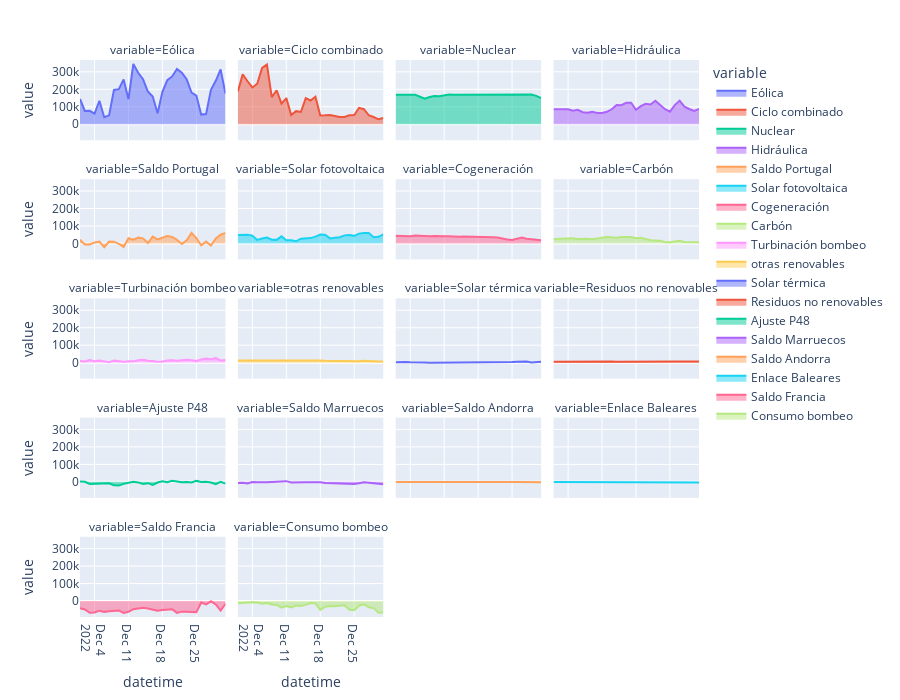

Here is the notebook cell this chart was saved with:
### Code cell
px.area(data_frame=dfm, x='datetime', y='value', color='variable',
      facet_col='variable', facet_col_wrap=4, height=700)

### Figure 1 — Plotly figure (JSON) as saved in the notebook; plotly's stock layout.template omitted (floating-point values rounded to 4 significant figures)
{"data": [{"fillpattern": {"shape": ""}, "hovertemplate": "variable=Eólica<br>datetime=%{x}<br>value=%{y}<extra></extra>", "legendgroup": "Eólica", "line": {"color": "#636efa"}, "marker": {"symbol": "circle"}, "mode": "lines", "name": "Eólica", "orientation": "v", "showlegend": true, "stackgroup": "1", "type": "scatter", "x": ["2022-12-12T00:00:00", "2022-12-21T00:00:00", "2022-12-30T00:00:00", "2022-12-22T00:00:00", "2022-12-13T00:00:00", "2022-12-20T00:00:00", "2022-12-23T00:00:00", "2022-12-14T00:00:00", "2022-12-10T00:00:00", "2022-12-19T00:00:00", "2022-12-29T00:00:00", "2022-12-09T00:00:00", "2022-12-28T00:00:00", "2022-12-08T00:00:00", "2022-12-15T00:00:00", "2022-12-18T00:00:00", "2022-12-24T00:00:00", "2022-12-31T00:00:00", "2022-12-25T00:00:00", "2022-12-16T00:00:00", "2022-12-01T00:00:00", "2022-12-11T00:00:00", "2022-12-05T00:00:00", "2022-12-03T00:00:00", "2022-12-02T00:00:00", "2022-12-17T00:00:00", "2022-12-04T00:00:00", "2022-12-27T00:00:00", "2022-12-26T00:00:00", "2022-12-07T00:00:00", "2022-12-06T00:00:00"], "xaxis": "x17", "y": [344700.0, 317100.0, 314300.0, 295600.0, 294800.0, 273600.0, 258300.0, 257400.0, 256500.0, 251900.0, 248600.0, 201000.0, 197300.0, 196300.0, 187300.0, 185200.0, 181700.0, 175000.0, 164400.0, 158900.0, 144600.0, 143700.0, 134600.0, 76800.0, 76540.0, 63560.0, 61070.0, 58330.0, 55460.0, 50890.0, 40120.0], "yaxis": "y17"}, {"fillpattern": {"shape": ""}, "hovertemplate": "variable=Ciclo combinado<br>datetime=%{x}<br>value=%{y}<extra></extra>", "legendgroup": "Ciclo combinado", "line": {"color": "#EF553B"}, "marker": {"symbol": "circle"}, "mode": "lines", "name": "Ciclo combinado", "orientation": "v", "showlegend": true, "stackgroup": "1", "type": "scatter", "x": ["2022-12-07T00:00:00", "2022-12-06T00:00:00", "2022-12-02T00:00:00", "2022-12-03T00:00:00", "2022-12-05T00:00:00", "2022-12-04T00:00:00", "2022-12-09T00:00:00", "2022-12-01T00:00:00", "2022-12-17T00:00:00", "2022-12-08T00:00:00", "2022-12-11T00:00:00", "2022-12-15T00:00:00", "2022-12-16T00:00:00", "2022-12-10T00:00:00", "2022-12-26T00:00:00", "2022-12-27T00:00:00", "2022-12-13T00:00:00", "2022-12-14T00:00:00", "2022-12-12T00:00:00", "2022-12-25T00:00:00", "2022-12-20T00:00:00", "2022-12-28T00:00:00", "2022-12-24T00:00:00", "2022-12-19T00:00:00", "2022-12-18T00:00:00", "2022-12-21T00:00:00", "2022-12-23T00:00:00", "2022-12-22T00:00:00", "2022-12-29T00:00:00", "2022-12-31T00:00:00", "2022-12-30T00:00:00"], "xaxis": "x18", "y": [341400.0, 322300.0, 285400.0, 246000.0, 231800.0, 210500.0, 194600.0, 188300.0, 157500.0, 154800.0, 150100.0, 149200.0, 135900.0, 118200.0, 94148, 86270.0, 75100.0, 70420.0, 52900.0, 52580.0, 52560.0, 51490.0, 51190.0, 51130.0, 50900.0, 47270.0, 41980.0, 41530.0, 41460.0, 36130.0, 28470.0], "yaxis": "y18"}, {"fillpattern": {"shape": ""}, "hovertemplate": "variable=Nuclear<br>datetime=%{x}<br>value=%{y}<extra></extra>", "legendgroup": "Nuclear", "line": {"color": "#00cc96"}, "marker": {"symbol": "circle"}, "mode": "lines", "name": "Nuclear", "orientation": "v", "showlegend": true, "stackgroup": "1", "type": "scatter", "x": ["2022-12-19T00:00:00", "2022-12-29T00:00:00", "2022-12-18T00:00:00", "2022-12-12T00:00:00", "2022-12-20T00:00:00", "2022-12-13T00:00:00", "2022-12-14T00:00:00", "2022-12-28T00:00:00", "2022-12-02T00:00:00", "2022-12-27T00:00:00", "2022-12-22T00:00:00", "2022-12-26T00:00:00", "2022-12-24T00:00:00", "2022-12-23T00:00:00", "2022-12-01T00:00:00", "2022-12-25T00:00:00", "2022-12-21T00:00:00", "2022-12-15T00:00:00", "2022-12-05T00:00:00", "2022-12-17T00:00:00", "2022-12-16T00:00:00", "2022-12-04T00:00:00", "2022-12-03T00:00:00", "2022-12-11T00:00:00", "2022-12-30T00:00:00", "2022-12-09T00:00:00", "2022-12-10T00:00:00", "2022-12-06T00:00:00", "2022-12-08T00:00:00", "2022-12-31T00:00:00", "2022-12-07T00:00:00"], "xaxis": "x19", "y": [169818, 169800.0, 169700.0, 169600.0, 169600.0, 169600.0, 169575, 169600.0, 169500.0, 169500.0, 169500.0, 169500.0, 169400.0, 169400.0, 169400.0, 169400.0, 169300.0, 169300.0, 169200.0, 169200.0, 169200.0, 168845, 168800.0, 166000.0, 162500.0, 161600.0, 160600.0, 157600.0, 155600.0, 149000.0, 146300.0], "yaxis": "y19"}, {"fillpattern": {"shape": ""}, "hovertemplate": "variable=Hidráulica<br>datetime=%{x}<br>value=%{y}<extra></extra>", "legendgroup": "Hidráulica", "line": {"color": "#ab63fa"}, "marker": {"symbol": "circle"}, "mode": "lines", "name": "Hidráulica", "orientation": "v", "showlegend": true, "stackgroup": "1", "type": "scatter", "x": ["2022-12-27T00:00:00", "2022-12-22T00:00:00", "2022-12-17T00:00:00", "2022-12-16T00:00:00", "2022-12-20T00:00:00", "2022-12-21T00:00:00", "2022-12-23T00:00:00", "2022-12-14T00:00:00", "2022-12-26T00:00:00", "2022-12-15T00:00:00", "2022-12-19T00:00:00", "2022-12-28T00:00:00", "2022-12-31T00:00:00", "2022-12-29T00:00:00", "2022-12-02T00:00:00", "2022-12-24T00:00:00", "2022-12-13T00:00:00", "2022-12-03T00:00:00", "2022-12-04T00:00:00", "2022-12-01T00:00:00", "2022-12-06T00:00:00", "2022-12-18T00:00:00", "2022-12-05T00:00:00", "2022-12-30T00:00:00", "2022-12-25T00:00:00", "2022-12-12T00:00:00", "2022-12-09T00:00:00", "2022-12-07T00:00:00", "2022-12-08T00:00:00", "2022-12-10T00:00:00", "2022-12-11T00:00:00"], "xaxis": "x20", "y": [135500.0, 134500.0, 123700.0, 123300.0, 116900.0, 113000.0, 112600.0, 110400.0, 110000.0, 109000.0, 103800.0, 101000.0, 88240.0, 87330.0, 87180.0, 86090.0, 85870.0, 85600.0, 85470.0, 85420.0, 82810.0, 82300.0, 77820.0, 76540.0, 72490.0, 71210.0, 70870.0, 68760.0, 66270.0, 65130.0, 65090.0], "yaxis": "y20"}, {"fillpattern": {"shape": ""}, "hovertemplate": "variable=Saldo Portugal<br>datetime=%{x}<br>value=%{y}<extra></extra>", "legendgroup": "Saldo Portugal", "line": {"color": "#FFA15A"}, "marker": {"symbol": "circle"}, "mode": "lines", "name": "Saldo Portugal", "orientation": "v", "showlegend": true, "stackgroup": "1", "type": "scatter", "x": ["2022-12-24T00:00:00", "2022-12-31T00:00:00", "2022-12-30T00:00:00", "2022-12-19T00:00:00", "2022-12-16T00:00:00", "2022-12-20T00:00:00", "2022-12-13T00:00:00", "2022-12-18T00:00:00", "2022-12-25T00:00:00", "2022-12-11T00:00:00", "2022-12-14T00:00:00", "2022-12-29T00:00:00", "2022-12-17T00:00:00", "2022-12-12T00:00:00", "2022-12-21T00:00:00", "2022-12-01T00:00:00", "2022-12-23T00:00:00", "2022-12-05T00:00:00", "2022-12-07T00:00:00", "2022-12-27T00:00:00", "2022-12-08T00:00:00", "2022-12-04T00:00:00", "2022-12-15T00:00:00", "2022-12-09T00:00:00", "2022-12-22T00:00:00", "2022-12-02T00:00:00", "2022-12-03T00:00:00", "2022-12-26T00:00:00", "2022-12-28T00:00:00", "2022-12-10T00:00:00", "2022-12-06T00:00:00"], "xaxis": "x13", "y": [60930.0, 59930.0, 50540.0, 42350.0, 39110.0, 37146, 34339, 33700.0, 31360.0, 29830.0, 29370.0, 28566, 23500.0, 21877, 21200.0, 21040.0, 18650.0, 11330.0, 11150.0, 10530.0, 10460.0, 6201.0, 2574.0, -1597.0, -2420.0, -5325, -5557.0, -10630.0, -11990.0, -19910.0, -21626], "yaxis": "y13"}, {"fillpattern": {"shape": ""}, "hovertemplate": "variable=Solar fotovoltaica<br>datetime=%{x}<br>value=%{y}<extra></extra>", "legendgroup": "Solar fotovoltaica", "line": {"color": "#19d3f3"}, "marker": {"symbol": "circle"}, "mode": "lines", "name": "Solar fotovoltaica", "orientation": "v", "showlegend": true, "stackgroup": "1", "type": "scatter", "x": ["2022-12-27T00:00:00", "2022-12-28T00:00:00", "2022-12-26T00:00:00", "2022-12-31T00:00:00", "2022-12-18T00:00:00", "2022-12-02T00:00:00", "2022-12-03T00:00:00", "2022-12-19T00:00:00", "2022-12-24T00:00:00", "2022-12-01T00:00:00", "2022-12-23T00:00:00", "2022-12-04T00:00:00", "2022-12-25T00:00:00", "2022-12-10T00:00:00", "2022-12-17T00:00:00", "2022-12-30T00:00:00", "2022-12-29T00:00:00", "2022-12-22T00:00:00", "2022-12-07T00:00:00", "2022-12-21T00:00:00", "2022-12-16T00:00:00", "2022-12-15T00:00:00", "2022-12-20T00:00:00", "2022-12-06T00:00:00", "2022-12-14T00:00:00", "2022-12-08T00:00:00", "2022-12-09T00:00:00", "2022-12-05T00:00:00", "2022-12-11T00:00:00", "2022-12-12T00:00:00", "2022-12-13T00:00:00"], "xaxis": "x14", "y": [59800.0, 59360.0, 56400.0, 52060.0, 51501, 50710.0, 50360.0, 49790.0, 48430.0, 48340.0, 46410.0, 44570.0, 43650.0, 40670.0, 39170.0, 38280.0, 36230.0, 35860.0, 34360.0, 32760.0, 30830.0, 30690.0, 29120.0, 28200.0, 27720.0, 21720.0, 20660.0, 20160.0, 18860.0, 17826, 12370.0], "yaxis": "y14"}, {"fillpattern": {"shape": ""}, "hovertemplate": "variable=Cogeneración<br>datetime=%{x}<br>value=%{y}<extra></extra>", "legendgroup": "Cogeneración", "line": {"color": "#FF6692"}, "marker": {"symbol": "circle"}, "mode": "lines", "name": "Cogeneración", "orientation": "v", "showlegend": true, "stackgroup": "1", "type": "scatter", "x": ["2022-12-05T00:00:00", "2022-12-01T00:00:00", "2022-12-02T00:00:00", "2022-12-03T00:00:00", "2022-12-06T00:00:00", "2022-12-07T00:00:00", "2022-12-09T00:00:00", "2022-12-12T00:00:00", "2022-12-08T00:00:00", "2022-12-11T00:00:00", "2022-12-04T00:00:00", "2022-12-10T00:00:00", "2022-12-15T00:00:00", "2022-12-16T00:00:00", "2022-12-17T00:00:00", "2022-12-19T00:00:00", "2022-12-13T00:00:00", "2022-12-20T00:00:00", "2022-12-14T00:00:00", "2022-12-18T00:00:00", "2022-12-21T00:00:00", "2022-12-27T00:00:00", "2022-12-22T00:00:00", "2022-12-26T00:00:00", "2022-12-28T00:00:00", "2022-12-23T00:00:00", "2022-12-29T00:00:00", "2022-12-24T00:00:00", "2022-12-30T00:00:00", "2022-12-25T00:00:00", "2022-12-31T00:00:00"], "xaxis": "x15", "y": [45100.0, 44490.0, 43460, 43390.0, 43240.0, 42560.0, 42480.0, 41860.0, 41600.0, 41360.0, 41310.0, 40420.0, 40010.0, 39920.0, 39270.0, 38810.0, 38480.0, 38030.0, 37880.0, 37060.0, 35640.0, 34160.0, 33940.0, 27380.0, 27380.0, 26740.0, 25540.0, 22820.0, 21090.0, 19410.0, 18810.0], "yaxis": "y15"}, {"fillpattern": {"shape": ""}, "hovertemplate": "variable=Carbón<br>datetime=%{x}<br>value=%{y}<extra></extra>", "legendgroup": "Carbón", "line": {"color": "#B6E880"}, "marker": {"symbol": "circle"}, "mode": "lines", "name": "Carbón", "orientation": "v", "showlegend": true, "stackgroup": "1", "type": "scatter", "x": ["2022-12-16T00:00:00", "2022-12-15T00:00:00", "2022-12-17T00:00:00", "2022-12-12T00:00:00", "2022-12-13T00:00:00", "2022-12-14T00:00:00", "2022-12-11T00:00:00", "2022-12-19T00:00:00", "2022-12-18T00:00:00", "2022-12-05T00:00:00", "2022-12-07T00:00:00", "2022-12-04T00:00:00", "2022-12-08T00:00:00", "2022-12-10T00:00:00", "2022-12-02T00:00:00", "2022-12-06T00:00:00", "2022-12-01T00:00:00", "2022-12-20T00:00:00", "2022-12-03T00:00:00", "2022-12-09T00:00:00", "2022-12-21T00:00:00", "2022-12-22T00:00:00", "2022-12-23T00:00:00", "2022-12-27T00:00:00", "2022-12-26T00:00:00", "2022-12-29T00:00:00", "2022-12-28T00:00:00", "2022-12-30T00:00:00", "2022-12-24T00:00:00", "2022-12-31T00:00:00", "2022-12-25T00:00:00"], "xaxis": "x16", "y": [38151, 37540.0, 37000.0, 36720.0, 33230.0, 33160.0, 32680.0, 32390.0, 29910.0, 29320.0, 28530.0, 27400.0, 27210.0, 26740.0, 26380.0, 25770.0, 25420.0, 25130.0, 24470.0, 23900.0, 18620.0, 17100.0, 16120.0, 15510.0, 11540.0, 8283.0, 8236.0, 8145.0, 7048.0, 6772.0, 6420.0], "yaxis": "y16"}, {"fillpattern": {"shape": ""}, "hovertemplate": "variable=Turbinación bombeo<br>datetime=%{x}<br>value=%{y}<extra></extra>", "legendgroup": "Turbinación bombeo", "line": {"color": "#FF97FF"}, "marker": {"symbol": "circle"}, "mode": "lines", "name": "Turbinación bombeo", "orientation": "v", "showlegend": true, "stackgroup": "1", "type": "scatter", "x": ["2022-12-29T00:00:00", "2022-12-27T00:00:00", "2022-12-28T00:00:00", "2022-12-26T00:00:00", "2022-12-14T00:00:00", "2022-12-23T00:00:00", "2022-12-03T00:00:00", "2022-12-31T00:00:00", "2022-12-20T00:00:00", "2022-12-22T00:00:00", "2022-12-24T00:00:00", "2022-12-13T00:00:00", "2022-12-19T00:00:00", "2022-12-30T00:00:00", "2022-12-05T00:00:00", "2022-12-08T00:00:00", "2022-12-21T00:00:00", "2022-12-15T00:00:00", "2022-12-16T00:00:00", "2022-12-25T00:00:00", "2022-12-01T00:00:00", "2022-12-06T00:00:00", "2022-12-11T00:00:00", "2022-12-04T00:00:00", "2022-12-12T00:00:00", "2022-12-09T00:00:00", "2022-12-18T00:00:00", "2022-12-02T00:00:00", "2022-12-10T00:00:00", "2022-12-17T00:00:00", "2022-12-07T00:00:00"], "xaxis": "x9", "y": [26680.0, 23850.0, 19800.0, 17830.0, 16860.0, 16210.0, 14900.0, 14830.0, 14360.0, 14280.0, 14110.0, 13910.0, 12810.0, 12700.0, 12510.0, 11663, 11340.0, 10480.0, 10220.0, 9825.0, 9476.0, 8886.0, 7924.0, 7778.0, 7573.0, 6885.0, 6645.0, 6406.0, 5805.0, 5343.0, 2729.0], "yaxis": "y9"}, {"fillpattern": {"shape": ""}, "hovertemplate": "variable=otras renovables<br>datetime=%{x}<br>value=%{y}<extra></extra>", "legendgroup": "otras renovables", "line": {"color": "#FECB52"}, "marker": {"symbol": "circle"}, "mode": "lines", "name": "otras renovables", "orientation": "v", "showlegend": true, "stackgroup": "1", "type": "scatter", "x": ["2022-12-15T00:00:00", "2022-12-17T00:00:00", "2022-12-18T00:00:00", "2022-12-16T00:00:00", "2022-12-06T00:00:00", "2022-12-13T00:00:00", "2022-12-11T00:00:00", "2022-12-04T00:00:00", "2022-12-02T00:00:00", "2022-12-07T00:00:00", "2022-12-12T00:00:00", "2022-12-03T00:00:00", "2022-12-05T00:00:00", "2022-12-01T00:00:00", "2022-12-14T00:00:00", "2022-12-08T00:00:00", "2022-12-09T00:00:00", "2022-12-10T00:00:00", "2022-12-19T00:00:00", "2022-12-20T00:00:00", "2022-12-21T00:00:00", "2022-12-27T00:00:00", "2022-12-22T00:00:00", "2022-12-23T00:00:00", "2022-12-28T00:00:00", "2022-12-26T00:00:00", "2022-12-29T00:00:00", "2022-12-24T00:00:00", "2022-12-25T00:00:00", "2022-12-30T00:00:00", "2022-12-31T00:00:00"], "xaxis": "x10", "y": [13010.0, 12920.0, 12892, 12830.0, 12640.0, 12510.0, 12470.0, 12460.0, 12390.0, 12310.0, 12230.0, 12190.0, 12180.0, 12100.0, 12060.0, 11890.0, 11760.0, 11700.0, 11620.0, 11210.0, 11190.0, 10770.0, 10670.0, 8267.0, 7987.0, 7860, 7215.0, 7016.0, 6713.0, 6586.0, 6061.0], "yaxis": "y10"}, {"fillpattern": {"shape": ""}, "hovertemplate": "variable=Solar térmica<br>datetime=%{x}<br>value=%{y}<extra></extra>", "legendgroup": "Solar térmica", "line": {"color": "#636efa"}, "marker": {"symbol": "circle"}, "mode": "lines", "name": "Solar térmica", "orientation": "v", "showlegend": true, "stackgroup": "1", "type": "scatter", "x": ["2022-12-27T00:00:00", "2022-12-28T00:00:00", "2022-12-26T00:00:00", "2022-12-02T00:00:00", "2022-12-31T00:00:00", "2022-12-03T00:00:00", "2022-12-25T00:00:00", "2022-12-19T00:00:00", "2022-12-18T00:00:00", "2022-12-23T00:00:00", "2022-12-01T00:00:00", "2022-12-24T00:00:00", "2022-12-22T00:00:00", "2022-12-04T00:00:00", "2022-12-29T00:00:00", "2022-12-17T00:00:00", "2022-12-30T00:00:00", "2022-12-07T00:00:00", "2022-12-21T00:00:00", "2022-12-20T00:00:00", "2022-12-10T00:00:00", "2022-12-05T00:00:00", "2022-12-16T00:00:00", "2022-12-06T00:00:00", "2022-12-12T00:00:00", "2022-12-13T00:00:00", "2022-12-14T00:00:00", "2022-12-15T00:00:00", "2022-12-11T00:00:00", "2022-12-08T00:00:00", "2022-12-09T00:00:00"], "xaxis": "x11", "y": [6444.0, 6227.0, 5703.0, 5638.0, 5355.0, 4217.0, 3998.0, 3804.0, 3653.0, 3433.0, 3152.0, 2838.0, 2165.0, 1989.0, 1698.0, 1615.0, 1503.0, 782.8, 639.8, 607.5, 568.2, 343.4, 343.2, 330, 232.9, 164.5, 138.1, 82.8, 51.4, 42.9, 6.9], "yaxis": "y11"}, {"fillpattern": {"shape": ""}, "hovertemplate": "variable=Residuos no renovables<br>datetime=%{x}<br>value=%{y}<extra></extra>", "legendgroup": "Residuos no renovables", "line": {"color": "#EF553B"}, "marker": {"symbol": "circle"}, "mode": "lines", "name": "Residuos no renovables", "orientation": "v", "showlegend": true, "stackgroup": "1", "type": "scatter", "x": ["2022-12-03T00:00:00", "2022-12-27T00:00:00", "2022-12-10T00:00:00", "2022-12-11T00:00:00", "2022-12-02T00:00:00", "2022-12-09T00:00:00", "2022-12-21T00:00:00", "2022-12-08T00:00:00", "2022-12-30T00:00:00", "2022-12-18T00:00:00", "2022-12-12T00:00:00", "2022-12-04T00:00:00", "2022-12-29T00:00:00", "2022-12-31T00:00:00", "2022-12-26T00:00:00", "2022-12-13T00:00:00", "2022-12-19T00:00:00", "2022-12-01T00:00:00", "2022-12-23T00:00:00", "2022-12-25T00:00:00", "2022-12-24T00:00:00", "2022-12-20T00:00:00", "2022-12-06T00:00:00", "2022-12-05T00:00:00", "2022-12-22T00:00:00", "2022-12-28T00:00:00", "2022-12-07T00:00:00", "2022-12-17T00:00:00", "2022-12-16T00:00:00", "2022-12-14T00:00:00", "2022-12-15T00:00:00"], "xaxis": "x12", "y": [6399.0, 6345.0, 6338.0, 6325, 6306, 6291.0, 6247.0, 6221.0, 6206.0, 6156.0, 6143.0, 6142.0, 6125.0, 6097.0, 6093.0, 6063.0, 6056.0, 6036.0, 6023.0, 6023.0, 6000.0, 5990.0, 5945.0, 5879.0, 5876.0, 5868.0, 5864.0, 5807.0, 5448.0, 5331.0, 5077.0], "yaxis": "y12"}, {"fillpattern": {"shape": ""}, "hovertemplate": "variable=Ajuste P48<br>datetime=%{x}<br>value=%{y}<extra></extra>", "legendgroup": "Ajuste P48", "line": {"color": "#00cc96"}, "marker": {"symbol": "circle"}, "mode": "lines", "name": "Ajuste P48", "orientation": "v", "showlegend": true, "stackgroup": "1", "type": "scatter", "x": ["2022-12-20T00:00:00", "2022-12-25T00:00:00", "2022-12-18T00:00:00", "2022-12-21T00:00:00", "2022-12-01T00:00:00", "2022-12-12T00:00:00", "2022-12-30T00:00:00", "2022-12-02T00:00:00", "2022-12-27T00:00:00", "2022-12-23T00:00:00", "2022-12-26T00:00:00", "2022-12-22T00:00:00", "2022-12-19T00:00:00", "2022-12-13T00:00:00", "2022-12-24T00:00:00", "2022-12-17T00:00:00", "2022-12-28T00:00:00", "2022-12-11T00:00:00", "2022-12-15T00:00:00", "2022-12-07T00:00:00", "2022-12-06T00:00:00", "2022-12-05T00:00:00", "2022-12-31T00:00:00", "2022-12-04T00:00:00", "2022-12-10T00:00:00", "2022-12-03T00:00:00", "2022-12-14T00:00:00", "2022-12-29T00:00:00", "2022-12-16T00:00:00", "2022-12-08T00:00:00", "2022-12-09T00:00:00"], "xaxis": "x5", "y": [6075, 5550, 3349.0, 2507.0, 1535, 302.6, 252, 197.5, 26, -763.9, -1238.0, -1653.0, -2425, -3075, -3122, -3482.0, -3719, -4665.0, -7370.0, -7852.0, -8100, -9951.0, -10110.0, -10870.0, -11490.0, -12110.0, -12170.0, -13200, -17130, -19790, -21160.0], "yaxis": "y5"}, {"fillpattern": {"shape": ""}, "hovertemplate": "variable=Saldo Marruecos<br>datetime=%{x}<br>value=%{y}<extra></extra>", "legendgroup": "Saldo Marruecos", "line": {"color": "#ab63fa"}, "marker": {"symbol": "circle"}, "mode": "lines", "name": "Saldo Marruecos", "orientation": "v", "showlegend": true, "stackgroup": "1", "type": "scatter", "x": ["2022-12-11T00:00:00", "2022-12-09T00:00:00", "2022-12-10T00:00:00", "2022-12-08T00:00:00", "2022-12-04T00:00:00", "2022-12-14T00:00:00", "2022-12-17T00:00:00", "2022-12-15T00:00:00", "2022-12-18T00:00:00", "2022-12-27T00:00:00", "2022-12-07T00:00:00", "2022-12-05T00:00:00", "2022-12-13T00:00:00", "2022-12-16T00:00:00", "2022-12-06T00:00:00", "2022-12-12T00:00:00", "2022-12-28T00:00:00", "2022-12-02T00:00:00", "2022-12-19T00:00:00", "2022-12-01T00:00:00", "2022-12-29T00:00:00", "2022-12-21T00:00:00", "2022-12-20T00:00:00", "2022-12-26T00:00:00", "2022-12-22T00:00:00", "2022-12-23T00:00:00", "2022-12-03T00:00:00", "2022-12-24T00:00:00", "2022-12-25T00:00:00", "2022-12-30T00:00:00", "2022-12-31T00:00:00"], "xaxis": "x6", "y": [4263.0, -74.6, -158.4, -552.5, -1390, -1430, -1490, -1500, -1530, -1870, -1940, -2020, -2070, -2510, -3020, -3850.0, -4670, -5500, -5950, -6850, -6934, -6940, -7140.0, -7340, -8860, -9210, -9363, -10220.0, -12060, -12840, -13570.0], "yaxis": "y6"}, {"fillpattern": {"shape": ""}, "hovertemplate": "variable=Saldo Andorra<br>datetime=%{x}<br>value=%{y}<extra></extra>", "legendgroup": "Saldo Andorra", "line": {"color": "#FFA15A"}, "marker": {"symbol": "circle"}, "mode": "lines", "name": "Saldo Andorra", "orientation": "v", "showlegend": true, "stackgroup": "1", "type": "scatter", "x": ["2022-12-19T00:00:00", "2022-12-28T00:00:00", "2022-12-27T00:00:00", "2022-12-12T00:00:00", "2022-12-26T00:00:00", "2022-12-04T00:00:00", "2022-12-08T00:00:00", "2022-12-05T00:00:00", "2022-12-25T00:00:00", "2022-12-29T00:00:00", "2022-12-30T00:00:00", "2022-12-01T00:00:00", "2022-12-03T00:00:00", "2022-12-20T00:00:00", "2022-12-22T00:00:00", "2022-12-23T00:00:00", "2022-12-09T00:00:00", "2022-12-21T00:00:00", "2022-12-24T00:00:00", "2022-12-16T00:00:00", "2022-12-13T00:00:00", "2022-12-02T00:00:00", "2022-12-11T00:00:00", "2022-12-18T00:00:00", "2022-12-31T00:00:00", "2022-12-17T00:00:00", "2022-12-10T00:00:00", "2022-12-14T00:00:00", "2022-12-15T00:00:00", "2022-12-06T00:00:00", "2022-12-07T00:00:00"], "xaxis": "x7", "y": [-943, -1041, -1082, -1084, -1110, -1166, -1179, -1193, -1210, -1215, -1217, -1241, -1268, -1269, -1272, -1289, -1308, -1314, -1341, -1351, -1369, -1385, -1401, -1420, -1436.0, -1498, -1504, -1518, -1533, -2089, -2383], "yaxis": "y7"}, {"fillpattern": {"shape": ""}, "hovertemplate": "variable=Enlace Baleares<br>datetime=%{x}<br>value=%{y}<extra></extra>", "legendgroup": "Enlace Baleares", "line": {"color": "#19d3f3"}, "marker": {"symbol": "circle"}, "mode": "lines", "name": "Enlace Baleares", "orientation": "v", "showlegend": true, "stackgroup": "1", "type": "scatter", "x": ["2022-12-05T00:00:00", "2022-12-04T00:00:00", "2022-12-06T00:00:00", "2022-12-11T00:00:00", "2022-12-01T00:00:00", "2022-12-07T00:00:00", "2022-12-09T00:00:00", "2022-12-02T00:00:00", "2022-12-15T00:00:00", "2022-12-17T00:00:00", "2022-12-16T00:00:00", "2022-12-26T00:00:00", "2022-12-03T00:00:00", "2022-12-08T00:00:00", "2022-12-10T00:00:00", "2022-12-25T00:00:00", "2022-12-27T00:00:00", "2022-12-13T00:00:00", "2022-12-14T00:00:00", "2022-12-18T00:00:00", "2022-12-24T00:00:00", "2022-12-31T00:00:00", "2022-12-23T00:00:00", "2022-12-19T00:00:00", "2022-12-22T00:00:00", "2022-12-12T00:00:00", "2022-12-28T00:00:00", "2022-12-20T00:00:00", "2022-12-21T00:00:00", "2022-12-29T00:00:00", "2022-12-30T00:00:00"], "xaxis": "x8", "y": [-979.2, -979.2, -979.2, -1227.0, -1326.0, -1326, -1347, -1475.0, -1548.0, -1896.0, -1899.0, -2304.0, -2502.0, -2573.0, -2641.0, -2666.0, -2674.0, -2722.0, -2808.0, -3043.0, -3230, -3334, -3431, -3579, -3641, -3740.0, -3794, -3848, -3848, -3981, -4141], "yaxis": "y8"}, {"fillpattern": {"shape": ""}, "hovertemplate": "variable=Saldo Francia<br>datetime=%{x}<br>value=%{y}<extra></extra>", "legendgroup": "Saldo Francia", "line": {"color": "#FF6692"}, "marker": {"symbol": "circle"}, "mode": "lines", "name": "Saldo Francia", "orientation": "v", "showlegend": true, "stackgroup": "1", "type": "scatter", "x": ["2022-12-28T00:00:00", "2022-12-26T00:00:00", "2022-12-31T00:00:00", "2022-12-29T00:00:00", "2022-12-27T00:00:00", "2022-12-14T00:00:00", "2022-12-01T00:00:00", "2022-12-15T00:00:00", "2022-12-13T00:00:00", "2022-12-12T00:00:00", "2022-12-20T00:00:00", "2022-12-02T00:00:00", "2022-12-16T00:00:00", "2022-12-19T00:00:00", "2022-12-18T00:00:00", "2022-12-09T00:00:00", "2022-12-30T00:00:00", "2022-12-17T00:00:00", "2022-12-05T00:00:00", "2022-12-08T00:00:00", "2022-12-07T00:00:00", "2022-12-23T00:00:00", "2022-12-22T00:00:00", "2022-12-11T00:00:00", "2022-12-06T00:00:00", "2022-12-25T00:00:00", "2022-12-24T00:00:00", "2022-12-04T00:00:00", "2022-12-03T00:00:00", "2022-12-21T00:00:00", "2022-12-10T00:00:00"], "xaxis": "x", "y": [-1297.0, -7984.0, -15145, -19260.0, -19560.0, -38475, -40800, -42500, -42986, -46140.0, -46630.0, -48150, -49410, -50340.0, -50888, -53790, -54320.0, -54732, -54870.0, -55720.0, -58577, -60436, -60500.0, -61255, -61658, -63742, -63970.0, -65550.0, -66860.0, -67382, -68130.0], "yaxis": "y"}, {"fillpattern": {"shape": ""}, "hovertemplate": "variable=Consumo bombeo<br>datetime=%{x}<br>value=%{y}<extra></extra>", "legendgroup": "Consumo bombeo", "line": {"color": "#B6E880"}, "marker": {"symbol": "circle"}, "mode": "lines", "name": "Consumo bombeo", "orientation": "v", "showlegend": true, "stackgroup": "1", "type": "scatter", "x": ["2022-12-03T00:00:00", "2022-12-04T00:00:00", "2022-12-05T00:00:00", "2022-12-02T00:00:00", "2022-12-16T00:00:00", "2022-12-07T00:00:00", "2022-12-01T00:00:00", "2022-12-17T00:00:00", "2022-12-06T00:00:00", "2022-12-27T00:00:00", "2022-12-08T00:00:00", "2022-12-15T00:00:00", "2022-12-09T00:00:00", "2022-12-23T00:00:00", "2022-12-22T00:00:00", "2022-12-13T00:00:00", "2022-12-26T00:00:00", "2022-12-20T00:00:00", "2022-12-14T00:00:00", "2022-12-11T00:00:00", "2022-12-21T00:00:00", "2022-12-19T00:00:00", "2022-12-28T00:00:00", "2022-12-12T00:00:00", "2022-12-10T00:00:00", "2022-12-29T00:00:00", "2022-12-24T00:00:00", "2022-12-18T00:00:00", "2022-12-25T00:00:00", "2022-12-31T00:00:00", "2022-12-30T00:00:00"], "xaxis": "x2", "y": [-6351.0, -6631.0, -7980.0, -9484.0, -10880.0, -11350.0, -11760.0, -13770.0, -14560.0, -18240.0, -19120.0, -21660.0, -22250.0, -24270.0, -25200.0, -25830.0, -26550.0, -27980.0, -28080.0, -28290.0, -30000.0, -32090.0, -34990.0, -35890.0, -37460.0, -40300.0, -49923, -50410.0, -52760.0, -65530.0, -67280.0], "yaxis": "y2"}], "layout": {"annotations": [{"font": {}, "showarrow": false, "text": "variable=Saldo Francia", "x": 0.1175, "xanchor": "center", "xref": "paper", "y": 0.144, "yanchor": "bottom", "yref": "paper"}, {"font": {}, "showarrow": false, "text": "variable=Consumo bombeo", "x": 0.3725, "xanchor": "center", "xref": "paper", "y": 0.144, "yanchor": "bottom", "yref": "paper"}, {"font": {}, "showarrow": false, "text": "variable=Ajuste P48", "x": 0.1175, "xanchor": "center", "xref": "paper", "y": 0.358, "yanchor": "bottom", "yref": "paper"}, {"font": {}, "showarrow": false, "text": "variable=Saldo Marruecos", "x": 0.3725, "xanchor": "center", "xref": "paper", "y": 0.358, "yanchor": "bottom", "yref": "paper"}, {"font": {}, "showarrow": false, "text": "variable=Saldo Andorra", "x": 0.6275, "xanchor": "center", "xref": "paper", "y": 0.358, "yanchor": "bottom", "yref": "paper"}, {"font": {}, "showarrow": false, "text": "variable=Enlace Baleares", "x": 0.8825, "xanchor": "center", "xref": "paper", "y": 0.358, "yanchor": "bottom", "yref": "paper"}, {"font": {}, "showarrow": false, "text": "variable=Turbinación bombeo", "x": 0.1175, "xanchor": "center", "xref": "paper", "y": 0.572, "yanchor": "bottom", "yref": "paper"}, {"font": {}, "showarrow": false, "text": "variable=otras renovables", "x": 0.3725, "xanchor": "center", "xref": "paper", "y": 0.572, "yanchor": "bottom", "yref": "paper"}, {"font": {}, "showarrow": false, "text": "variable=Solar térmica", "x": 0.6275, "xanchor": "center", "xref": "paper", "y": 0.572, "yanchor": "bottom", "yref": "paper"}, {"font": {}, "showarrow": false, "text": "variable=Residuos no renovables", "x": 0.8825, "xanchor": "center", "xref": "paper", "y": 0.572, "yanchor": "bottom", "yref": "paper"}, {"font": {}, "showarrow": false, "text": "variable=Saldo Portugal", "x": 0.1175, "xanchor": "center", "xref": "paper", "y": 0.786, "yanchor": "bottom", "yref": "paper"}, {"font": {}, "showarrow": false, "text": "variable=Solar fotovoltaica", "x": 0.3725, "xanchor": "center", "xref": "paper", "y": 0.786, "yanchor": "bottom", "yref": "paper"}, {"font": {}, "showarrow": false, "text": "variable=Cogeneración", "x": 0.6275, "xanchor": "center", "xref": "paper", "y": 0.786, "yanchor": "bottom", "yref": "paper"}, {"font": {}, "showarrow": false, "text": "variable=Carbón", "x": 0.8825, "xanchor": "center", "xref": "paper", "y": 0.786, "yanchor": "bottom", "yref": "paper"}, {"font": {}, "showarrow": false, "text": "variable=Eólica", "x": 0.1175, "xanchor": "center", "xref": "paper", "y": 1, "yanchor": "bottom", "yref": "paper"}, {"font": {}, "showarrow": false, "text": "variable=Ciclo combinado", "x": 0.3725, "xanchor": "center", "xref": "paper", "y": 1, "yanchor": "bottom", "yref": "paper"}, {"font": {}, "showarrow": false, "text": "variable=Nuclear", "x": 0.6275, "xanchor": "center", "xref": "paper", "y": 1, "yanchor": "bottom", "yref": "paper"}, {"font": {}, "showarrow": false, "text": "variable=Hidráulica", "x": 0.8825, "xanchor": "center", "xref": "paper", "y": 1, "yanchor": "bottom", "yref": "paper"}], "height": 700, "legend": {"title": {"text": "variable"}, "tracegroupgap": 0}, "margin": {"t": 60}, "xaxis": {"anchor": "y", "domain": [0, 0.235], "title": {"text": "datetime"}}, "xaxis10": {"anchor": "y10", "domain": [0.255, 0.49], "matches": "x", "showticklabels": false}, "xaxis11": {"anchor": "y11", "domain": [0.51, 0.745], "matches": "x", "showticklabels": false}, "xaxis12": {"anchor": "y12", "domain": [0.765, 1.0], "matches": "x", "showticklabels": false}, "xaxis13": {"anchor": "y13", "domain": [0, 0.235], "matches": "x", "showticklabels": false}, "xaxis14": {"anchor": "y14", "domain": [0.255, 0.49], "matches": "x", "showticklabels": false}, "xaxis15": {"anchor": "y15", "domain": [0.51, 0.745], "matches": "x", "showticklabels": false}, "xaxis16": {"anchor": "y16", "domain": [0.765, 1.0], "matches": "x", "showticklabels": false}, "xaxis17": {"anchor": "y17", "domain": [0, 0.235], "matches": "x", "showticklabels": false}, "xaxis18": {"anchor": "y18", "domain": [0.255, 0.49], "matches": "x", "showticklabels": false}, "xaxis19": {"anchor": "y19", "domain": [0.51, 0.745], "matches": "x", "showticklabels": false}, "xaxis2": {"anchor": "y2", "domain": [0.255, 0.49], "matches": "x", "title": {"text": "datetime"}}, "xaxis20": {"anchor": "y20", "domain": [0.765, 1.0], "matches": "x", "showticklabels": false}, "xaxis3": {"anchor": "y3", "domain": [0.51, 0.745], "matches": "x", "title": {"text": "datetime"}}, "xaxis4": {"anchor": "y4", "domain": [0.765, 1.0], "matches": "x", "title": {"text": "datetime"}}, "xaxis5": {"anchor": "y5", "domain": [0, 0.235], "matches": "x", "showticklabels": false}, "xaxis6": {"anchor": "y6", "domain": [0.255, 0.49], "matches": "x", "showticklabels": false}, "xaxis7": {"anchor": "y7", "domain": [0.51, 0.745], "matches": "x", "showticklabels": false}, "xaxis8": {"anchor": "y8", "domain": [0.765, 1.0], "matches": "x", "showticklabels": false}, "xaxis9": {"anchor": "y9", "domain": [0, 0.235], "matches": "x", "showticklabels": false}, "yaxis": {"anchor": "x", "domain": [0, 0.144], "title": {"text": "value"}}, "yaxis10": {"anchor": "x10", "domain": [0.428, 0.572], "matches": "y", "showticklabels": false}, "yaxis11": {"anchor": "x11", "domain": [0.428, 0.572], "matches": "y", "showticklabels": false}, "yaxis12": {"anchor": "x12", "domain": [0.428, 0.572], "matches": "y", "showticklabels": false}, "yaxis13": {"anchor": "x13", "domain": [0.642, 0.786], "matches": "y", "title": {"text": "value"}}, "yaxis14": {"anchor": "x14", "domain": [0.642, 0.786], "matches": "y", "showticklabels": false}, "yaxis15": {"anchor": "x15", "domain": [0.642, 0.786], "matches": "y", "showticklabels": false}, "yaxis16": {"anchor": "x16", "domain": [0.642, 0.786], "matches": "y", "showticklabels": false}, "yaxis17": {"anchor": "x17", "domain": [0.856, 1], "matches": "y", "title": {"text": "value"}}, "yaxis18": {"anchor": "x18", "domain": [0.856, 1], "matches": "y", "showticklabels": false}, "yaxis19": {"anchor": "x19", "domain": [0.856, 1], "matches": "y", "showticklabels": false}, "yaxis2": {"anchor": "x2", "domain": [0, 0.144], "matches": "y", "showticklabels": false}, "yaxis20": {"anchor": "x20", "domain": [0.856, 1], "matches": "y", "showticklabels": false}, "yaxis3": {"anchor": "x3", "domain": [0, 0.144], "matches": "y", "showticklabels": false}, "yaxis4": {"anchor": "x4", "domain": [0, 0.144], "matches": "y", "showticklabels": false}, "yaxis5": {"anchor": "x5", "domain": [0.214, 0.358], "matches": "y", "title": {"text": "value"}}, "yaxis6": {"anchor": "x6", "domain": [0.214, 0.358], "matches": "y", "showticklabels": false}, "yaxis7": {"anchor": "x7", "domain": [0.214, 0.358], "matches": "y", "showticklabels": false}, "yaxis8": {"anchor": "x8", "domain": [0.214, 0.358], "matches": "y", "showticklabels": false}, "yaxis9": {"anchor": "x9", "domain": [0.428, 0.572], "matches": "y", "title": {"text": "value"}}}}
